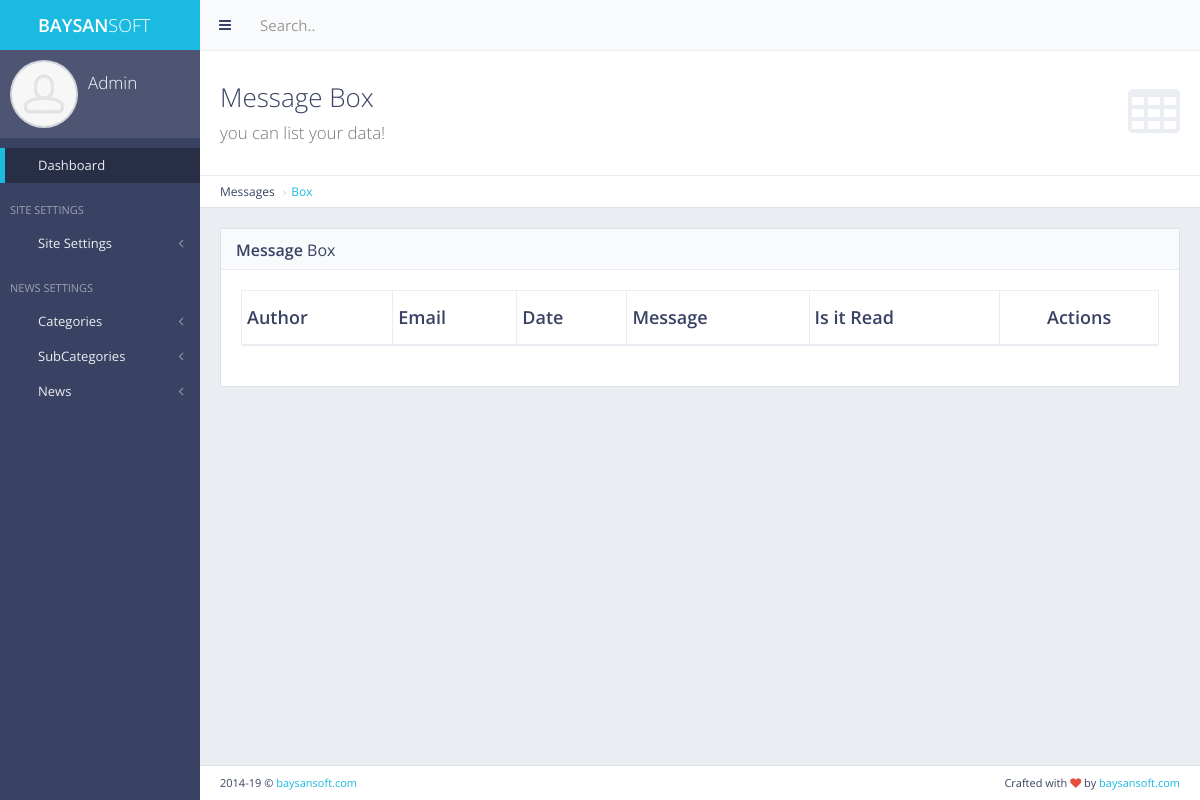
The app's page /panel/message_box/ (signed in), older data.
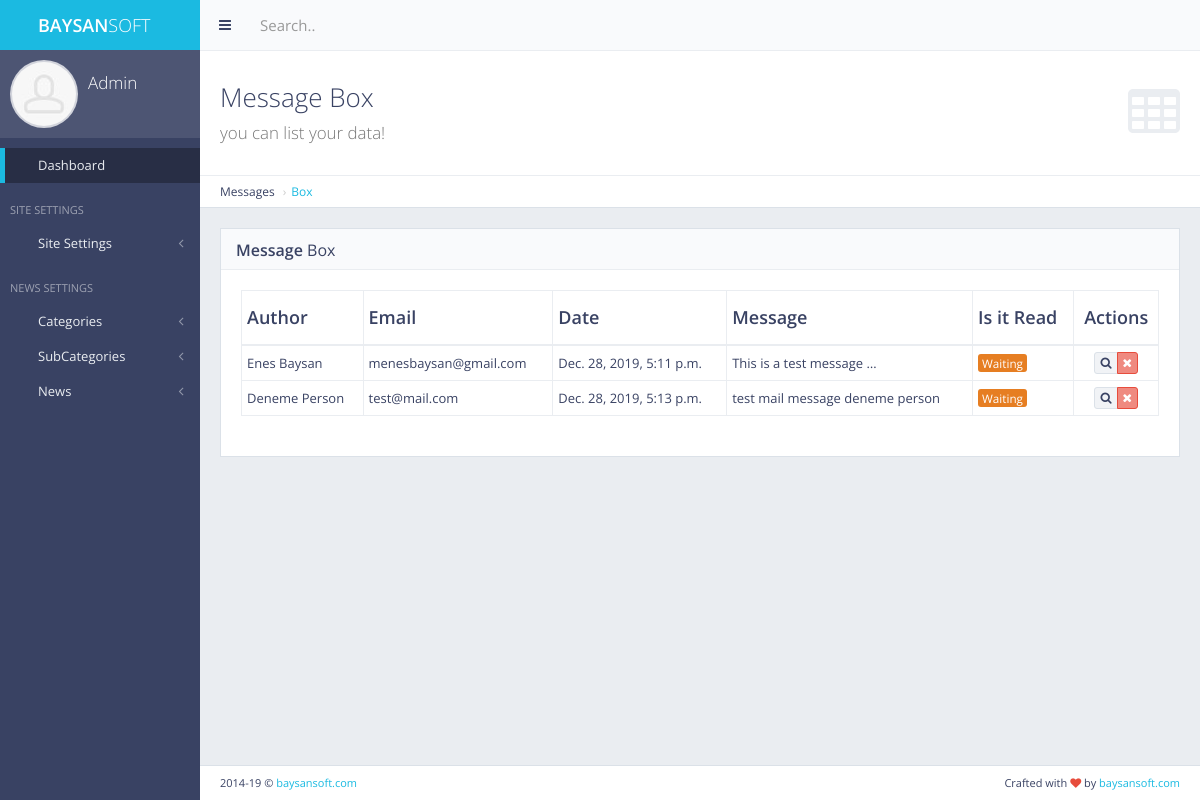
The same page, newer data.
### main/models.py (models this page shows, shortened)
class ContactForm(models.Model):
    name = models.CharField(max_length=255)
    email = models.CharField(max_length=255)
    message = models.TextField()
    date = models.DateTimeField(auto_now_add=True, null=True, blank=False)
    is_it_read = models.BooleanField(default=False)

### panel/views.py (the view, shortened to what this page needs)
# urls.py: path('message_box/', views.message_box, name='message_box'),
def message_box(request):
    if not request.user.is_authenticated:
        return redirect('main:my_login')
    messages = ContactForm.objects.all()
    context = {
        'messages': messages,
    }
    return render(request, 'back/message_box.html', context=context)

### category/context_processor.py (called while the page is built)
def get_categories(request):  # template'a direkt veri yolluyor
    get_categories = Category.objects.all()
    return dict(
        get_categories=get_categories)  # get_categories diyerek direkt template'den çağırabiliriz. Sözlük olarak döndürür.

### main/context_processors.py (called while the page is built)
def get_site_settings(request):
    site = Main.objects.first()
    return dict(site_settings=site)

### news/context_processors.py (called while the page is built)
def get_last_news(request):
    get_last_news = News.objects.all().order_by('-date')[:3]
    return dict(get_last_news=get_last_news)

def get_popular_posts(request):  # bu şekilde tek fonksiyon ile 2 veri seti döndürebiliriz
    get_popular_posts = News.objects.all().order_by('-show')
    get_popular_posts_detail = News.objects.all().order_by('-show')[:3]
    get_popular_posts_home = News.objects.all().order_by('-show')[:3]
    return dict(get_popular_posts=get_popular_posts, get_popular_posts_detail=get_popular_posts_detail,
                get_popular_posts_home=get_popular_posts_home)

### subcategory/context_processors.py (called while the page is built)
def get_subcategories(request):
    get_subcategories = SubCategory.objects.all()
    return dict(get_subcategories=get_subcategories)

### templates/back/message_box.html (shortened to what this page needs)
{% extends 'back/layout.html' %}
{% load static %}
{% block body %}
    <div class="content-header">
        <div class="header-section">
            <h1>
                <i class="fa fa-table"></i>Message Box<br><small>you can list your data!</small>
            </h1>
        </div>
    </div>
    <ul class="breadcrumb breadcrumb-top">
        <li>Messages</li>
        <li><a href="{% url 'panel:message_box' %}">Box</a></li>
    </ul>
    <div class="block full">
        <div class="block-title">
            <h2><strong>Message</strong> Box</h2>
        </div>
        <div class="table-responsive">
            <table id="example-datatable" class="table table-vcenter table-condensed table-bordered">
                <thead>
                <tr>
                    <th>Author</th>
                    <th>Email</th>
                    <th>Date</th>
                    <th>Message</th>
                    <th>Is it Read</th>
                    <th class="text-center">Actions</th>
                </tr>
                </thead>
                <tbody>
                {% for message in messages %}
                    <tr>
                        <td>{{ message.name }}</td>
                        <td>{{ message.email }}</td>
                        <td>{{ message.date }}</td>
                        <td>{{ message.message | truncatewords:5 }}</td>
                        <td>
                            {% if message.is_it_read == True %}
                                <span class="label label-success">Success</span>
                            {% else %}
                                <span class="label label-warning">Waiting</span>
                            {% endif %}
                        </td>
                        <td class="text-center">
                            <div class="btn-group">
                                <a href="{% url 'panel:message_box_update' pk=message.pk %}" data-toggle="tooltip"
                                   data-id="{{ message.pk }}" id="show_message_btn" title="Read"
                                   class="btn btn-xs btn-default"><i class="fa fa-search"></i></a>
                                <a href="{% url 'panel:message_box_delete' pk=message.pk %}" data-toggle="tooltip"
                                   title="Delete"
                                   class="btn btn-xs btn-danger" id="{{ message.pk }}"><i
                                        class="fa fa-times"></i></a>
                            </div>
                        </td>
                    </tr>
                {% endfor %}
                </tbody>
            </table>
        </div>
    </div>
{% endblock body %}

### templates/back/layout.html (shortened to what this page needs)
{% load static %}
{% if user.is_authenticated %}
    <!DOCTYPE html>
    <html class="no-js" lang="en">
    <head>
        <link rel="stylesheet" href="{% static 'back/css/bootstrap.min.css' %}">
        <link rel="stylesheet" href="{% static 'back/css/plugins.css' %}">
        <link rel="stylesheet" href="{% static 'back/css/main.css' %}">
        <link rel="stylesheet" href="{% static 'back/css/themes.css' %}">
        <link rel="stylesheet" href="{% static 'ToastJs/Toast.min.css' %}">
    </head>
    <body>
    <div id="page-wrapper">
        <div id="page-container" class="sidebar-partial sidebar-visible-lg sidebar-no-animations">
            <div id="sidebar">
                <div id="sidebar-scroll">
                    <div class="sidebar-content">
                        <a href="http://baysansoft.com/" target="_blank" class="sidebar-brand">
                            <i class="gi gi-flash"></i><span
                                class="sidebar-nav-mini-hide"><strong>BAYSAN</strong>SOFT</span>
                        </a>
                        <div class="sidebar-section sidebar-user clearfix sidebar-nav-mini-hide">
                            <div class="sidebar-user-avatar">
                                <a href="page_ready_user_profile.html">
                                    <img src="{% static 'back/img/placeholders/avatars/avatar2.jpg' %}" alt="avatar">
                                </a>
                            </div>
                            <div class="sidebar-user-name">Admin</div>
                            <div class="sidebar-user-links">
                                <a href="{% url 'main:home' %}" data-toggle="tooltip" data-placement="bottom"
                                   title="Site Home Page"><i class="gi gi-home"></i></a>
                                <a href="{% url 'panel:message_box' %}" data-toggle="tooltip" data-placement="bottom"
                                   title="Message Box"><i class="gi gi-message_plus"></i></a>
                                <a href="page_ready_user_profile.html" data-toggle="tooltip" data-placement="bottom"
                                   title="Profile"><i class="gi gi-user"></i></a>
                                <a href="{% url 'panel:site_settings' %}" class="enable-tooltip" data-placement="bottom"
                                   title="Settings"
                                   onclick="$('#modal-user-settings').modal('show');"><i class="gi gi-cogwheel"></i></a>
                                <a href="{% url 'main:my_logout' %}" data-toggle="tooltip" data-placement="bottom"
                                   title="Logout"><i
                                        class="gi gi-exit"></i></a>
                            </div>
                        </div>
                        {% include 'back/includes/sidebar.html' %}
                    </div>
                </div>
            </div>
            <div id="main-container">
                <header class="navbar navbar-default">
                    <ul class="nav navbar-nav-custom">
                        <li>
                            <a href="javascript:void(0)" onclick="App.sidebar('toggle-sidebar');this.blur();">
                                <i class="fa fa-bars fa-fw"></i>
                            </a>
                        </li>
                    </ul>
                    <form action="page_ready_search_results.html" method="post" class="navbar-form-custom">
                        <div class="form-group">
                            <input type="text" id="top-search" name="top-search" class="form-control"
                                   placeholder="Search..">
                        </div>
                    </form>
                </header>
                <div id="page-content">
                    {% block body %}
                    {% endblock body %}
                </div>
                <footer class="clearfix">
                    <div class="pull-right">
                        Crafted with <i class="fa fa-heart text-danger"></i> by <a href="http://baysansoft.com/"
                                                                                   target="_blank">baysansoft.com</a>
                    </div>
                    <div class="pull-left">
                        <span id="year-copy"></span> &copy; <a href="http://baysansoft.com/"
                                                               target="_blank">baysansoft.com</a>
                    </div>
                </footer>
            </div>
        </div>
    </div>
    </body>
    </html>
{% else %}
    <h2>Please Login</h2>
{% endif %}

### templates/back/includes/sidebar.html (shortened to what this page needs)
{% load static %}
<ul class="sidebar-nav">
    <li>
        <a href="{% url 'panel:home' %}" class=" active"><i
                class="gi gi-stopwatch sidebar-nav-icon"></i><span class="sidebar-nav-mini-hide">Dashboard</span></a>
    </li>
    <li class="sidebar-header">
                            <span class="sidebar-header-options clearfix"><a href="javascript:void(0)"
                                                                             data-toggle="tooltip"
                                                                             title="Quick Settings"><i
                                    class="gi gi-settings"></i></a></span>
        <span class="sidebar-header-title">Site Settings</span>
    </li>
    <li>
        <a href="#" class="sidebar-nav-menu"><i
                class="fa fa-angle-left sidebar-nav-indicator sidebar-nav-mini-hide"></i><i
                class="gi gi-settings sidebar-nav-icon"></i><span
                class="sidebar-nav-mini-hide">Site Settings</span></a>
    </li>
     <li class="sidebar-header">
                            <span class="sidebar-header-options clearfix"><a href="javascript:void(0)"
                                                                             data-toggle="tooltip"
                                                                             title="Quick Settings"><i
                                    class="gi gi-show_big_thumbnails"></i></a></span>
        <span class="sidebar-header-title">News Settings</span>
    </li>
    <li>
        <a href="#" class="sidebar-nav-menu"><i
                class="fa fa-angle-left sidebar-nav-indicator sidebar-nav-mini-hide"></i><i
                class="gi gi-show_big_thumbnails sidebar-nav-icon"></i><span
                class="sidebar-nav-mini-hide">Categories</span></a>
    </li>
    <li>
        <a href="#" class="sidebar-nav-menu"><i
                class="fa fa-angle-left sidebar-nav-indicator sidebar-nav-mini-hide"></i><i
                class="gi gi-show_big_thumbnails sidebar-nav-icon"></i><span
                class="sidebar-nav-mini-hide">SubCategories</span></a>
    </li>
    <li>
        <a href="#" class="sidebar-nav-menu"><i
                class="fa fa-angle-left sidebar-nav-indicator sidebar-nav-mini-hide"></i><i
                class="gi gi-show_big_thumbnails sidebar-nav-icon"></i><span
                class="sidebar-nav-mini-hide">News</span></a>
    </li>
</ul>

Row changes from the older to the newer data that the page shows:
added ContactForm: name "Enes Baysan", email "menesbaysan@gmail.com", date "Dec. 28, 2019, 5:11 p.m.", message "This is a test message …", is_it_read "Waiting"
added ContactForm: name "Deneme Person", email "test@mail.com", date "Dec. 28, 2019, 5:13 p.m.", message "test mail message deneme person", is_it_read "Waiting"
